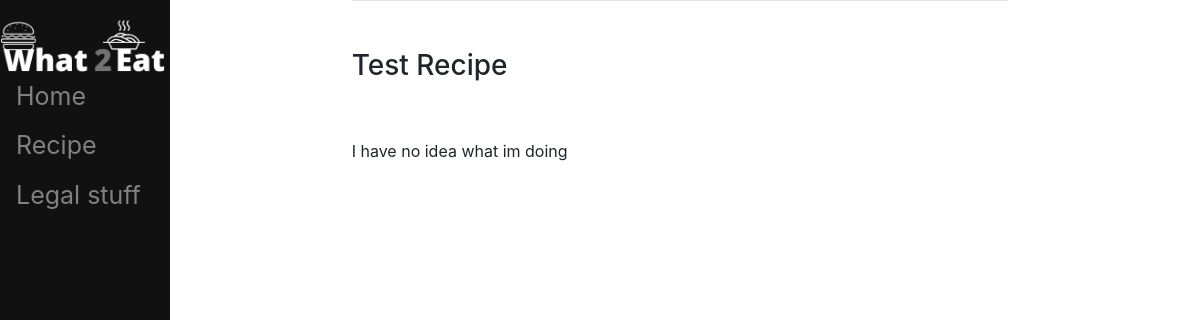
/recipe/4, run on an earlier commit of the app's database.
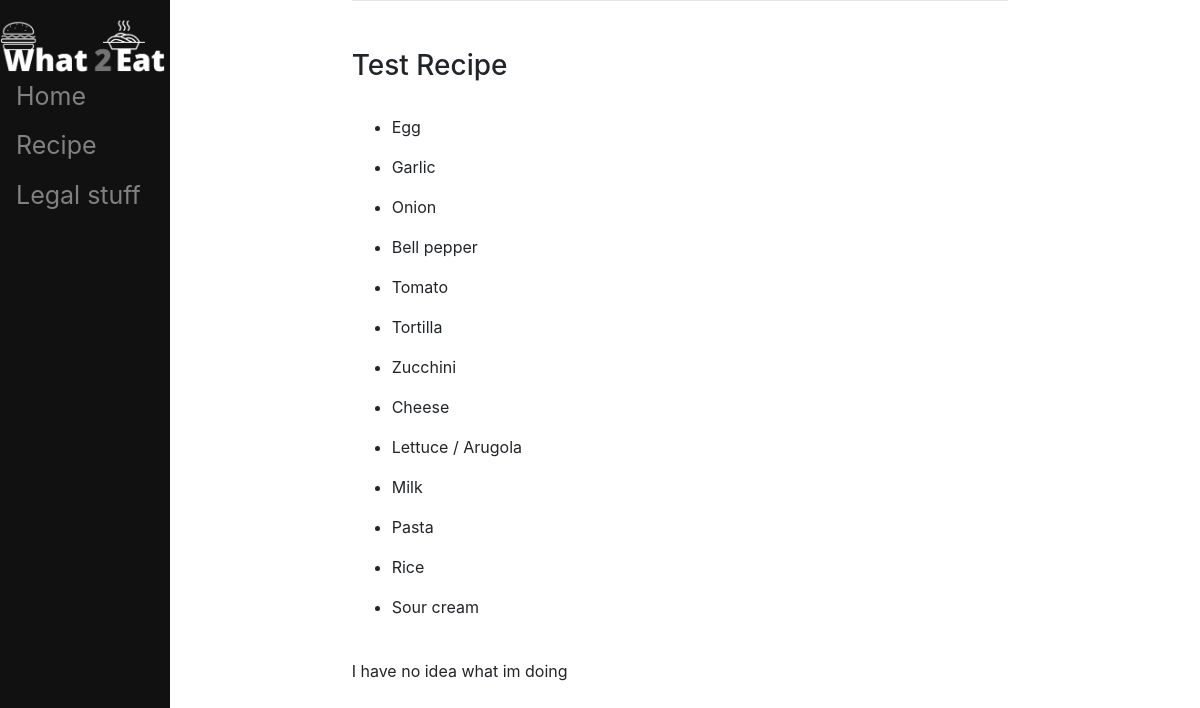
And on a later commit of the database.
### App/models.py (models this page shows, shortened)
class ProductsQuan(models.Model):
    name = models.CharField(max_length=100)
    quantity = models.IntegerField(default=0)

class ProductsNonQuan(models.Model):
    name = models.CharField(max_length=100)
    owned = models.BooleanField(default=False)

### App/views.py (the view)
# urls.py: path("recipe/<int:id>", views.recipe, name='recipe'),
def recipe(response, id):
    recipe = models.Recipe.objects.get(id=id)
    products_quan = recipe.products.all()
    products_nonquan = recipe.products_non.all()
    context = {
        'recipe': recipe,
        'products_quan': products_quan,
        'products_nonquan': products_nonquan,
    }
    return render(response, 'App/recipe.html', context)

### App/templates/App/recipe.html (shortened to what this page needs)
<!DOCTYPE html>
{% extends 'App/base.html' %}
{% load static %}
{% block content %}
    <h3>{{recipe.name}}</h3><br>
    {% for item in products_quan %}
    <ul>
        <li>{{item.name}}</li>
    </ul>
    {% endfor %}
    {% for item in products_nonquan %}
    <ul>
        <li>{{item.name}}</li>
    </ul>
    {% endfor %}
    <br><p>
    {{recipe.description}}
    </p>
{% endblock %}

What changed in the data, as far as the page shows it:
now on this page (row edited): ProductsQuan: name "Egg"
now on this page (row edited): ProductsQuan: name "Garlic"
now on this page (row edited): ProductsQuan: name "Onion"
now on this page (row edited): ProductsQuan: name "Bell pepper"
now on this page (row unchanged): ProductsQuan: name "Tomato"
now on this page (row unchanged): ProductsQuan: name "Tortilla"
now on this page (row unchanged): ProductsQuan: name "Zucchini"
now on this page (row unchanged): ProductsNonQuan: name "Cheese"
now on this page (row unchanged): ProductsNonQuan: name "Lettuce / Arugola"
now on this page (row edited): ProductsNonQuan: name "Milk"
now on this page (row edited): ProductsNonQuan: name "Pasta"
now on this page (row unchanged): ProductsNonQuan: name "Rice"
now on this page (row unchanged): ProductsNonQuan: name "Sour cream"
